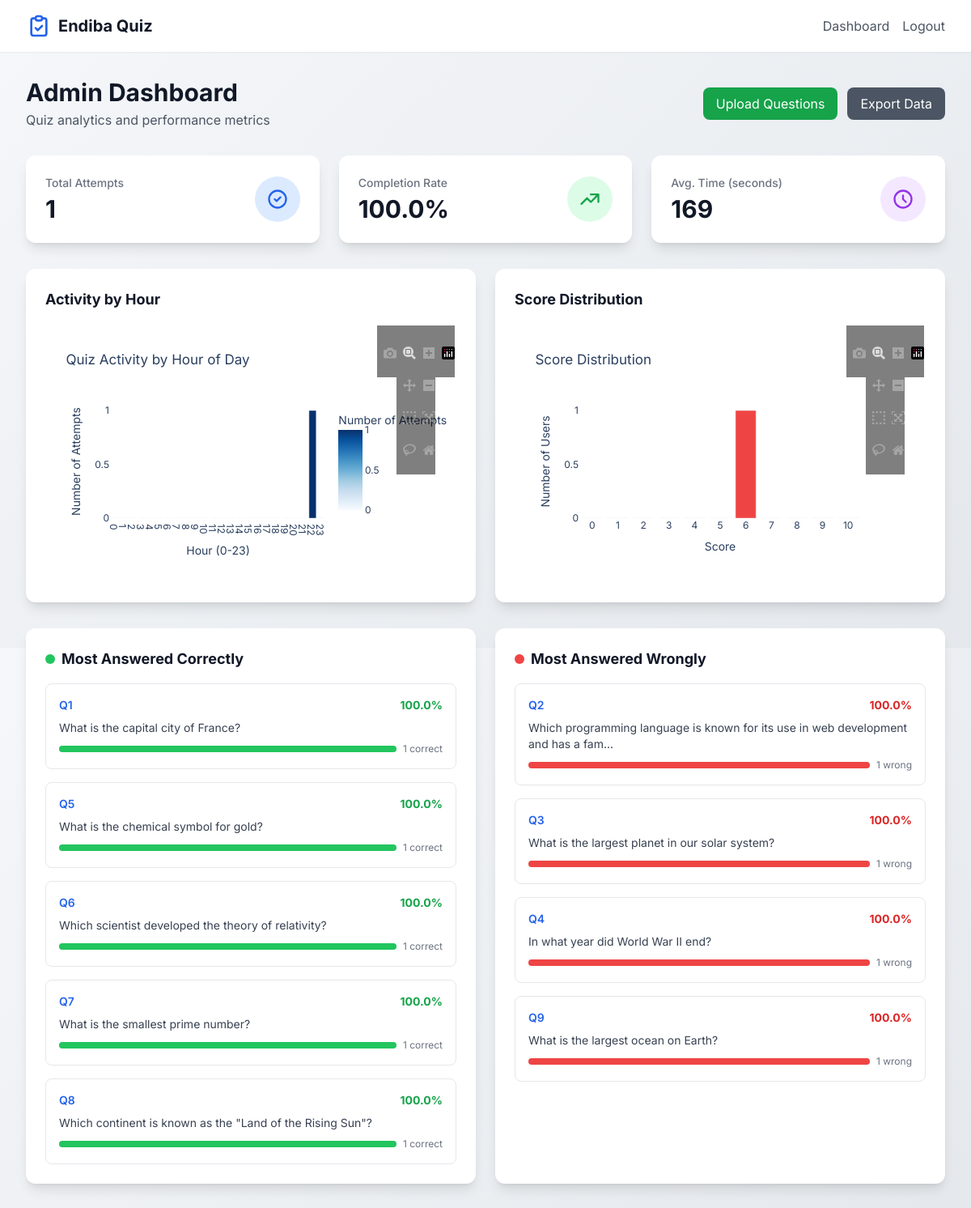
/admin (signed in, upper part), run on the app's committed database.
### models.py (models this page shows, shortened)
class Question(db.Model):
    id = db.Column(db.Integer, primary_key=True)
    question_number = db.Column(db.Integer, unique=True, nullable=False)
    body = db.Column(db.Text, nullable=False)
    correct_answer = db.Column(db.String(1), nullable=False)  # A, B, C, or D
    options = db.relationship('Option', backref='question', lazy=True, cascade='all, delete-orphan')
    total_attempts = db.Column(db.Integer, default=0)
    correct_count = db.Column(db.Integer, default=0)
    @property
    def correct_percentage(self):
        if self.total_attempts == 0:
            return 0
        return (self.correct_count / self.total_attempts) * 100
    @property
    def wrong_percentage(self):
        if self.total_attempts == 0:
            return 0
        return 100 - self.correct_percentage

### app.py (the view)
@app.route('/admin')
@admin_required
def admin_dashboard():
    total_attempts = Attempt.query.count()
    completed_quiz = Attempt.query.count()
    total_clicks = completed_quiz + (session.get('quiz_started_count', 0))
    started_quiz = total_clicks
    completion_rate = (completed_quiz / started_quiz * 100) if started_quiz > 0 else 0
    avg_time_result = db.session.query(
        db.func.avg(Attempt.time_taken)
    ).scalar()
    avg_time = int(avg_time_result) if avg_time_result else 0
    engine = db.session.bind
    dialect = engine.dialect.name if engine is not None else None
    if dialect == 'sqlite':
        hour_expression = db.func.strftime('%H', Attempt.timestamp)
    else:
        hour_expression = db.func.extract('hour', Attempt.timestamp)
    hourly_attempts = db.session.query(
        hour_expression.label('hour'),
        db.func.count(Attempt.id).label('count')
    ).group_by(hour_expression).all()
    hours = [0] * 24
    for hour, count in hourly_attempts:
        hour_int = int(hour)
        if 0 <= hour_int < 24:
            hours[hour_int] = count
    hourly_chart = create_hourly_chart(hours)
    most_correct = Question.query.order_by(
        Question.correct_count.desc()
    ).limit(5).all()
    most_correct_data = [
        {
            'number': q.question_number,
            'body': q.body[:80] + '...' if len(q.body) > 80 else q.body,
            'correct_count': q.correct_count,
            'percentage': round(q.correct_percentage, 1)
        }
        for q in most_correct
    ]
    questions_with_wrong = [
        q for q in Question.query.all()
        if q.total_attempts > 0 and q.wrong_percentage > 0
    ]
    most_wrong = sorted(
        questions_with_wrong,
        key=lambda x: x.wrong_percentage,
        reverse=True
    )[:5]
    most_wrong_data = [
        {
            'number': q.question_number,
            'body': q.body[:80] + '...' if len(q.body) > 80 else q.body,
            'wrong_count': q.total_attempts - q.correct_count,
            'percentage': round(q.wrong_percentage, 1)
        }
        for q in most_wrong
    ]
    question_stats = []
    for q in Question.query.order_by(Question.question_number).all():
        option_stats = []
        for opt in sorted(q.options, key=lambda x: x.label):
            option_stats.append({
                'label': opt.label,
                'text': opt.text,
                'count': opt.selection_count,
                'percentage': round((opt.selection_count / q.total_attempts * 100), 1) if q.total_attempts > 0 else 0
            })
        question_stats.append({
            'number': q.question_number,
            'body': q.body,
            'total_attempts': q.total_attempts,
            'correct_count': q.correct_count,
            'correct_percentage': round(q.correct_percentage, 1),
            'correct_answer': q.correct_answer,
            'options': option_stats
        })
    score_distribution = []
    for i in range(11):
        count = Attempt.query.filter_by(score=i).count()
        score_distribution.append({'score': i, 'count': count})
    score_chart = create_score_chart(score_distribution)
    return render_template(
        'admin/dashboard.html',
        total_attempts=total_attempts,
        completion_rate=round(completion_rate, 1),
        avg_time=avg_time,
        hourly_chart=hourly_chart,
        most_correct=most_correct_data,
        most_wrong=most_wrong_data,
        question_stats=question_stats,
        score_chart=score_chart
    )

### app.py (called while the page is built)
def admin_required(f):
    @wraps(f)
    def decorated_function(*args, **kwargs):
        if not session.get('admin_logged_in'):
            return redirect(url_for('admin_login'))
        return f(*args, **kwargs)
    return decorated_function

def create_hourly_chart(hours):
    import plotly.express as px
    import plotly.graph_objects as go
    df = pd.DataFrame({'Hour': range(24), 'Attempts': hours})
    fig = px.bar(
        df,
        x='Hour',
        y='Attempts',
        title='Quiz Activity by Hour of Day',
        labels={'Hour': 'Hour (0-23)', 'Attempts': 'Number of Attempts'},
        color='Attempts',
        color_continuous_scale='Blues'
    )
    fig.update_layout(
        xaxis=dict(tickmode='linear', tick0=0, dtick=1),
        plot_bgcolor='rgba(0,0,0,0)',
        paper_bgcolor='rgba(0,0,0,0)',
        font=dict(family="Inter, sans-serif")
    )
    return plotly.utils.PlotlyJSONEncoder().encode(fig)

def create_score_chart(distribution):
    import plotly.express as px
    df = pd.DataFrame(distribution)
    colors = []
    for s in df['score']:
        if s <= 3:
            colors.append('#EF4444')  # Red
        elif s <= 6:
            colors.append('#F59E0B')  # Orange
        else:
            colors.append('#10B981')  # Green
    fig = px.bar(
        df,
        x='score',
        y='count',
        title='Score Distribution',
        labels={'score': 'Score', 'count': 'Number of Users'},
        color_discrete_sequence=colors
    )
    fig.update_layout(
        xaxis=dict(tickmode='linear', tick0=0, dtick=1),
        plot_bgcolor='rgba(0,0,0,0)',
        paper_bgcolor='rgba(0,0,0,0)',
        font=dict(family="Inter, sans-serif")
    )
    return plotly.utils.PlotlyJSONEncoder().encode(fig)

### templates/admin/dashboard.html (shortened to what this page needs)
{% extends "base.html" %}
{% block content %}
<div class="min-h-screen py-8 px-4 sm:px-6 lg:px-8">
    <div class="max-w-7xl mx-auto">
        <div class="flex flex-col md:flex-row md:items-center md:justify-between mb-8">
            <div>
                <h1 class="text-3xl font-bold text-gray-900">Admin Dashboard</h1>
                <p class="text-gray-600 mt-1">Quiz analytics and performance metrics</p>
            </div>
            <div class="mt-4 md:mt-0 flex space-x-3">
                <a href="/admin/upload" class="px-4 py-2 bg-green-600 text-white rounded-lg hover:bg-green-700 transition">
                    Upload Questions
                </a>
                <a href="/admin/export" class="px-4 py-2 bg-gray-600 text-white rounded-lg hover:bg-gray-700 transition">
                    Export Data
                </a>
            </div>
        </div>
        <div class="grid grid-cols-1 md:grid-cols-3 gap-6 mb-8">
            <div class="bg-white rounded-xl shadow-lg p-6 stat-card">
                <div class="flex items-center justify-between">
                    <div>
                        <p class="text-sm font-medium text-gray-500">Total Attempts</p>
                        <p class="text-3xl font-bold text-gray-900 mt-1">{{ total_attempts }}</p>
                    </div>
                    <div class="w-14 h-14 bg-blue-100 rounded-full flex items-center justify-center">
                        <svg class="w-7 h-7 text-blue-600" fill="none" stroke="currentColor" viewBox="0 0 24 24">
                            <path stroke-linecap="round" stroke-linejoin="round" stroke-width="2" d="M9 12l2 2 4-4m6 2a9 9 0 11-18 0 9 9 0 0118 0z"/>
                        </svg>
                    </div>
                </div>
            </div>
            <div class="bg-white rounded-xl shadow-lg p-6 stat-card">
                <div class="flex items-center justify-between">
                    <div>
                        <p class="text-sm font-medium text-gray-500">Completion Rate</p>
                        <p class="text-3xl font-bold text-gray-900 mt-1">{{ completion_rate }}%</p>
                    </div>
                    <div class="w-14 h-14 bg-green-100 rounded-full flex items-center justify-center">
                        <svg class="w-7 h-7 text-green-600" fill="none" stroke="currentColor" viewBox="0 0 24 24">
                            <path stroke-linecap="round" stroke-linejoin="round" stroke-width="2" d="M13 7h8m0 0v8m0-8l-8 8-4-4-6 6"/>
                        </svg>
                    </div>
                </div>
            </div>
            <div class="bg-white rounded-xl shadow-lg p-6 stat-card">
                <div class="flex items-center justify-between">
                    <div>
                        <p class="text-sm font-medium text-gray-500">Avg. Time (seconds)</p>
                        <p class="text-3xl font-bold text-gray-900 mt-1">{{ avg_time }}</p>
                    </div>
                    <div class="w-14 h-14 bg-purple-100 rounded-full flex items-center justify-center">
                        <svg class="w-7 h-7 text-purple-600" fill="none" stroke="currentColor" viewBox="0 0 24 24">
                            <path stroke-linecap="round" stroke-linejoin="round" stroke-width="2" d="M12 8v4l3 3m6-3a9 9 0 11-18 0 9 9 0 0118 0z"/>
                        </svg>
                    </div>
                </div>
            </div>
        </div>
        <div class="grid grid-cols-1 lg:grid-cols-2 gap-6 mb-8">
            <div class="bg-white rounded-xl shadow-lg p-6">
                <h2 class="text-lg font-bold text-gray-900 mb-4">Activity by Hour</h2>
                <div id="hourly-chart" class="w-full h-80"></div>
            </div>
            <div class="bg-white rounded-xl shadow-lg p-6">
                <h2 class="text-lg font-bold text-gray-900 mb-4">Score Distribution</h2>
                <div id="score-chart" class="w-full h-80"></div>
            </div>
        </div>
        <div class="grid grid-cols-1 lg:grid-cols-2 gap-6 mb-8">
            <div class="bg-white rounded-xl shadow-lg p-6">
                <h2 class="text-lg font-bold text-gray-900 mb-4 flex items-center">
                    <span class="w-3 h-3 bg-green-500 rounded-full mr-2"></span>
                    Most Answered Correctly
                </h2>
                {% if most_correct %}
                <div class="space-y-4">
                    {% for q in most_correct %}
                    <div class="border border-gray-200 rounded-lg p-4">
                        <div class="flex justify-between items-start mb-2">
                            <span class="text-sm font-semibold text-blue-600">Q{{ q.number }}</span>
                            <span class="text-sm font-bold text-green-600">{{ q.percentage }}%</span>
                        </div>
                        <p class="text-gray-700 text-sm">{{ q.body }}</p>
                        <div class="mt-2 flex items-center">
                            <div class="flex-1 bg-gray-200 rounded-full h-2">
                                <div class="bg-green-500 h-2 rounded-full" style="width: {{ q.percentage }}%"></div>
                            </div>
                            <span class="ml-2 text-xs text-gray-500">{{ q.correct_count }} correct</span>
                        </div>
                    </div>
                    {% endfor %}
                </div>
                {% else %}
                <p class="text-gray-500 text-center py-8">No data available yet</p>
                {% endif %}
            </div>
            <div class="bg-white rounded-xl shadow-lg p-6">
                <h2 class="text-lg font-bold text-gray-900 mb-4 flex items-center">
                    <span class="w-3 h-3 bg-red-500 rounded-full mr-2"></span>
                    Most Answered Wrongly
                </h2>
                {% if most_wrong %}
                <div class="space-y-4">
                    {% for q in most_wrong %}
                    <div class="border border-gray-200 rounded-lg p-4">
                        <div class="flex justify-between items-start mb-2">
                            <span class="text-sm font-semibold text-blue-600">Q{{ q.number }}</span>
                            <span class="text-sm font-bold text-red-600">{{ q.percentage }}%</span>
                        </div>
                        <p class="text-gray-700 text-sm">{{ q.body }}</p>
                        <div class="mt-2 flex items-center">
                            <div class="flex-1 bg-gray-200 rounded-full h-2">
                                <div class="bg-red-500 h-2 rounded-full" style="width: {{ q.percentage }}%"></div>
                            </div>
                            <span class="ml-2 text-xs text-gray-500">{{ q.wrong_count }} wrong</span>
                        </div>
                    </div>
                    {% endfor %}
                </div>
                {% else %}
                <p class="text-gray-500 text-center py-8">No data available yet</p>
                {% endif %}
            </div>
        </div>
    </div>
</div>
{% endblock %}

### templates/base.html (shortened to what this page needs)
<!DOCTYPE html>
<html lang="en">
<head>
    <script src="https://cdn.tailwindcss.com"></script>
</head>
<body class="text-gray-800">
    <nav class="bg-white shadow-sm">
        <div class="max-w-7xl mx-auto px-4 sm:px-6 lg:px-8">
            <div class="flex justify-between h-16">
                <div class="flex items-center">
                    <a href="/" class="flex items-center">
                        <svg class="w-8 h-8 text-blue-600" fill="none" stroke="currentColor" viewBox="0 0 24 24">
                            <path stroke-linecap="round" stroke-linejoin="round" stroke-width="2" d="M9 5H7a2 2 0 00-2 2v12a2 2 0 002 2h10a2 2 0 002-2V7a2 2 0 00-2-2h-2M9 5a2 2 0 002 2h2a2 2 0 002-2M9 5a2 2 0 012-2h2a2 2 0 012 2m-6 9l2 2 4-4"/>
                        </svg>
                        <span class="ml-2 text-xl font-bold text-gray-900">Endiba Quiz</span>
                    </a>
                </div>
                <div class="flex items-center space-x-4">
                    {% if session.get('admin_logged_in') %}
                        <a href="/admin" class="text-gray-600 hover:text-blue-600 transition">Dashboard</a>
                        <a href="/admin/logout" class="text-gray-600 hover:text-red-600 transition">Logout</a>
                    {% endif %}
                </div>
            </div>
        </div>
    </nav>
    <main>
        {% block content %}{% endblock %}
    </main>
</body>
</html>

### templates/base.html (style rules this page uses)
* { font-family: 'Inter', sans-serif; }
body { background: linear-gradient(135deg, #f5f7fa 0%, #e4e8ec 100%); min-height: 100vh; }
.stat-card { transition: transform 0.3s ease; }

### data on the page
Question: number "1", percentage "100.0", body "What is the capital city of France?", correct_count "1"
Question: number "5", percentage "100.0", body "What is the chemical symbol for gold?", correct_count "1"
Question: number "6", percentage "100.0", body "Which scientist developed the theory of relativity?", correct_count "1"
Question: number "7", percentage "100.0", body "What is the smallest prime number?", correct_count "1"
Question: number "8", percentage "100.0", body "Which continent is known as the \"Land of the Rising Sun\"?", correct_count "1"
Question: number "3", percentage "100.0", body "What is the largest planet in our solar system?", wrong_count "1"
Question: number "4", percentage "100.0", body "In what year did World War II end?", wrong_count "1"
Question: number "9", percentage "100.0", body "What is the largest ocean on Earth?", wrong_count "1"

### other printed values
{{ total_attempts }} "1"
{{ completion_rate }} "100.0"
{{ avg_time }} "169"
{{ q.number }} "2"
{{ q.percentage }} "100.0"
{{ q.body }} "Which programming language is known for its use in web development and has a fam..."
{{ q.wrong_count }} "1"
